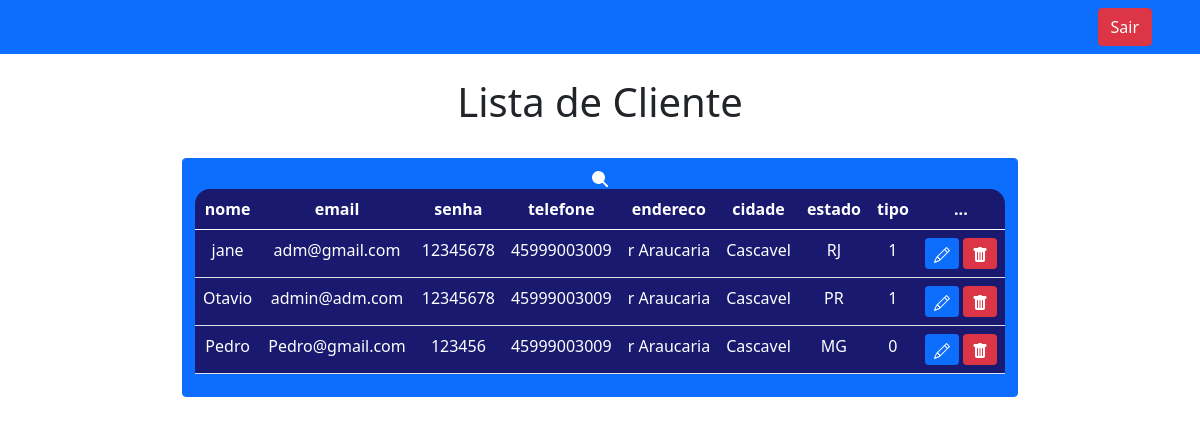
Before: /alessandra/listacliente.php with the older database file.
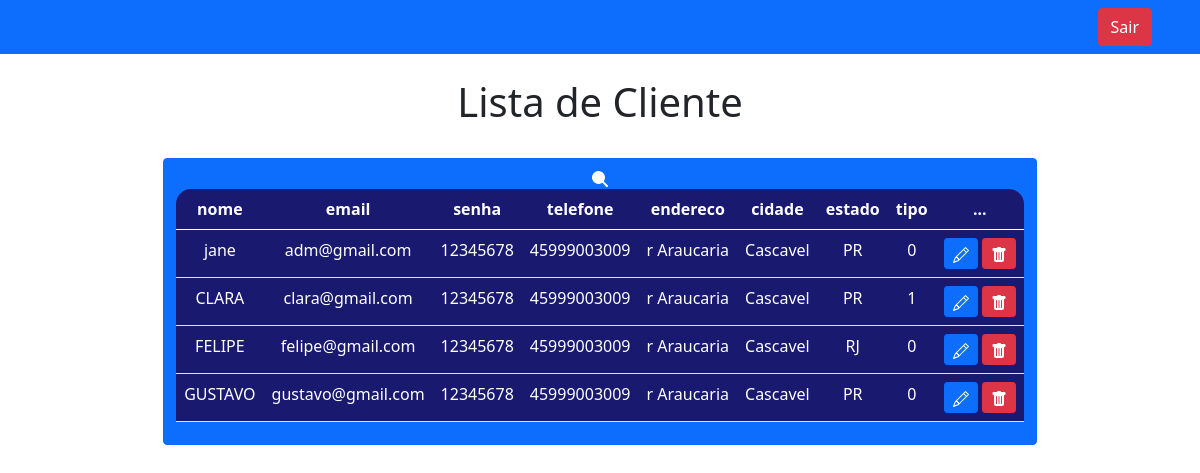
After: the same page with the newer database file.
### tables this page shows
CREATE TABLE `clientes` (
  `id` int(11) NOT NULL,
  `nome` varchar(100) NOT NULL,
  `email` varchar(100) NOT NULL,
  `senha` varchar(8) DEFAULT NULL,
  `telefone` varchar(20) DEFAULT NULL,
  `endereco` varchar(255) DEFAULT NULL,
  `cidade` varchar(100) DEFAULT NULL,
  `estado` varchar(2) DEFAULT NULL,
  `tipo` int(1) NOT NULL
);

### alessandra/listacliente.php (the view, shortened to what this page needs)
<?php
include_once('config.php');
$searchTerm = isset($_GET['search']) ? $_GET['search'] : '';
$sql = "SELECT nome, email, senha, telefone, endereco, cidade, estado, tipo
        FROM clientes
        WHERE nome LIKE '%$searchTerm%'
        OR email LIKE '%$searchTerm%'";
$result = $conexao->query($sql);
?>
<!DOCTYPE html>
<html lang="pt-br">
<head>
    <link href="https://cdn.jsdelivr.net/npm/bootstrap@5.0.2/dist/css/bootstrap.min.css" rel="stylesheet">
</head>
<body>
<nav class="navbar navbar-expand-lg navbar-dark bg-primary">
    <div class="d-flex">
        <a href="sair.php" class="btn btn-danger me-5">Sair</a>
    </div>
</nav>
<br>
<?php
echo "<h1>Lista de Cliente</h1>";
?>
<br>
<div class="box-search">
    <button onclick="searchData()" class="btn btn-primary">
        <svg xmlns="http://www.w3.org/2000/svg" width="16" height="16" fill="currentColor" class="bi bi-search" viewBox="0 0 16 16">
            <path d="M11.742 10.344a6.5 6.5 0 1 0-1.397 1.398h-.001c.03.04.062.078.098.115l3.85 3.85a1 1 0 0 0 1.415-1.414l-3.85-3.85a1.007 1.007 0 0 0-.115-.1zM12 6
            </svg>
        </button>
    </div>
    <div class="m-5">
        <table class="table text-white table-bg">
            <thead>
                <tr>
                    <th scope="col">nome</th>
                    <th scope="col">email</th>
                    <th scope="col">senha</th>
                    <th scope="col">telefone</th>
                    <th scope="col">endereco</th>
                    <th scope="col">cidade</th>
                    <th scope="col">estado</th>
                    <th scope="col">tipo</th>
                    <th scope="col">...</th>
                </tr>
            </thead>
            <tbody>
                <?php
                    while($user_data = mysqli_fetch_assoc($result)) {
                        echo "<tr>";
                        echo "<td>".$user_data['nome']."</td>";
                        echo "<td>".$user_data['email']."</td>";
                        echo "<td>".$user_data['senha']."</td>";
                        echo "<td>".$user_data['telefone']."</td>";
                        echo "<td>".$user_data['endereco']."</td>";
                        echo "<td>".$user_data['cidade']."</td>";
                        echo "<td>".$user_data['estado']."</td>";
                        echo "<td>".$user_data['tipo']."</td>";
                        echo "<td>
                        <a class='btn btn-sm btn-primary' href='edit.php?email=$user_data[email]' title='Editar'>
                            <svg xmlns='http://www.w3.org/2000/svg' width='16' height='16' fill='currentColor' class='bi bi-pencil' viewBox='0 0 16 16'>
                                <path d='M12.146.146a.5.5 0 0 1 .708 0l3 3a.5.5 0 0 1 0 .708l-10 10a.5.5 0 0 1-.168.11l-5 2a.5.5 0 0 1-.65-.65l2-5a.5.5 0 0 1 .11-.168l10-10zM11.207 2.5 13.5 4.793 14.793 3.5 12.5 1.207 11.207 2.5zm1.586 3L10.5 3.207 4 9.707V10h.5a.5.5 0 0 1 .5.5v.5h.5a.5.5 0 0 1 .5.5v.5h.293l6.5-6.5zm-9.761 5.175-.106.106-1.528 3.821 3.821-1.528.106-.106A.5.5 0 0 1 5 12.5V12h-.5a.5.5 0 0 1-.5-.5V11h-.5a.5.5 0 0 1-.468-.325z'/>
                            </svg>
                            </a>
                            <a class='btn btn-sm btn-danger' href='delete.php?email=$user_data[email]' title='Deletar'>
                                <svg xmlns='http://www.w3.org/2000/svg' width='16' height='16' fill='currentColor' class='bi bi-trash-fill' viewBox='0 0 16 16'>
                                    <path d='M2.5 1a1 1 0 0 0-1 1v1a1 1 0 0 0 1 1H3v9a2 2 0 0 0 2 2h6a2 2 0 0 0 2-2V4h.5a1 1 0 0 0 1-1V2a1 1 0 0 0-1-1H10a1 1 0 0 0-1-1H7a1 1 0 0 0-1 1H2.5zm3 4a.5.5 0 0 1 .5.5v7a.5.5 0 0 1-1 0v-7a.5.5 0 0 1 .5-.5zM8 5a.5.5 0 0 1 .5.5v7a.5.5 0 0 1-1 0v-7A.5.5 0 0 1 8 5zm3 .5v7a.5.5 0 0 1-1 0v-7a.5.5 0 0 1 1 0z'/>
                                </svg>
                            </a>
                            </td>";
                        echo "</tr>";
                    }
                    ?>
            </tbody>
        </table>
    </div>
</body>
</html>

### alessandra/listacliente.php (style rules this page uses)
body { background: url(peixe.jpeg); background-repeat: no-repeat; background-size: cover; color: black 0.6; text-align: center; }
.table-bg { background-color: #191970; border-radius: 15px 15px 0 0; }
.box-search { display: flex; justify-content: center; gap: 0.1%; }

Changed rows visible on the page:
removed clientes: nome "Otavio", email "admin@adm.com", senha "12345678", telefone "45999003009", endereco "r Araucaria", cidade "Cascavel", estado "PR", tipo "1"
removed clientes: nome "Pedro", email "Pedro@gmail.com", senha "123456", telefone "45999003009", endereco "r Araucaria", cidade "Cascavel", estado "MG", tipo "0"
changed clientes "jane": estado "RJ" → "PR"; tipo "1" → "0"
added clientes: nome "CLARA", email "clara@gmail.com", senha "12345678", telefone "45999003009", endereco "r Araucaria", cidade "Cascavel", estado "PR", tipo "1"
added clientes: nome "FELIPE", email "felipe@gmail.com", senha "12345678", telefone "45999003009", endereco "r Araucaria", cidade "Cascavel", estado "RJ", tipo "0"
added clientes: nome "GUSTAVO", email "gustavo@gmail.com", senha "12345678", telefone "45999003009", endereco "r Araucaria", cidade "Cascavel", estado "PR", tipo "0"
